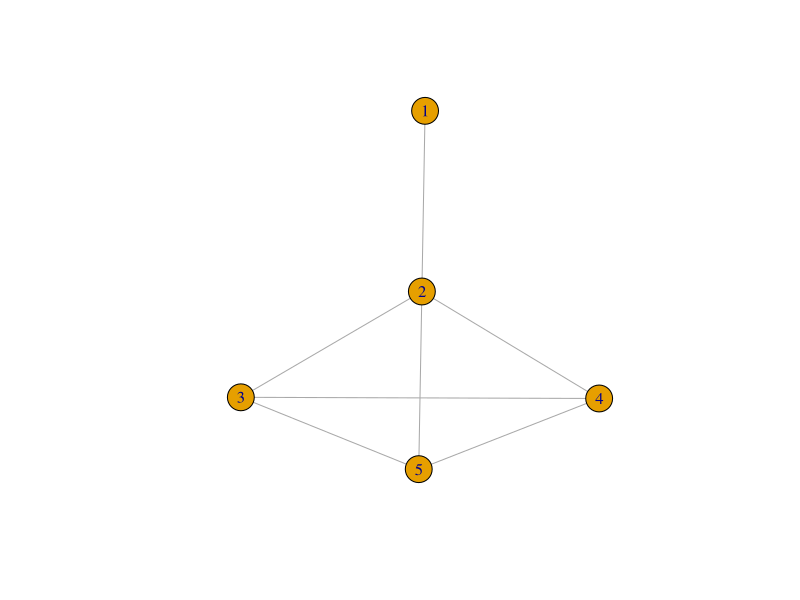

This figure's R source:

getPiValue = function (colors,graph){
	nodes = length(colors)
	score = 0 
	for ( n1 in 1:(nodes-1) ){
		for (n2 in (n1+1):nodes) {
			if ( (colors[n1]==colors[n2]) & are.connected(graph,n1,n2)){
				score = score+1 # add 1 if neighbors have same color 
			}
		}
	}
	return (exp(-1*score)) # low energy if too many nodes disagree on coloring 
}

library('igraph')
nodes = 5
graph = graph(edges=c(1,2,2,3,3,4,4,5,2,5,3,5,2,4),directed=F) ## !! able to change this input into any graph. 
# are.connected(graph,1,2)
plot(graph) 

colors = 1:4 ## !! 4 colors allowed. ## also able to change this input into any number of colors
init = rep(1,nodes) # initial colors are all identical 

tau = 1
stop = 1000 
iter = 0
while (iter < stop){
	iter = iter + 1
	if (iter > 100 & iter%%10==0){
		tau = tau * .90 # update tau => cooling step 
	}
	pi_before = getPiValue(init,graph)
	pickNode = sample (1:nodes,size=1)
	pickColor = sample(colors[-init[pickNode]],size=1) ## 4-1 colors possible 
	propose = init # change the colors
	propose[pickNode] = pickColor # change the colors
	pi_after = getPiValue(propose,graph)
	a_ij = min (1, (pi_after/pi_before)^(1/tau) ) # jump probability 
	if ( runif(1,min=0,max=1) <= a_ij ) {
		init = propose # accept the updated the colors 
	}
}
print (init) ## final coloring 

